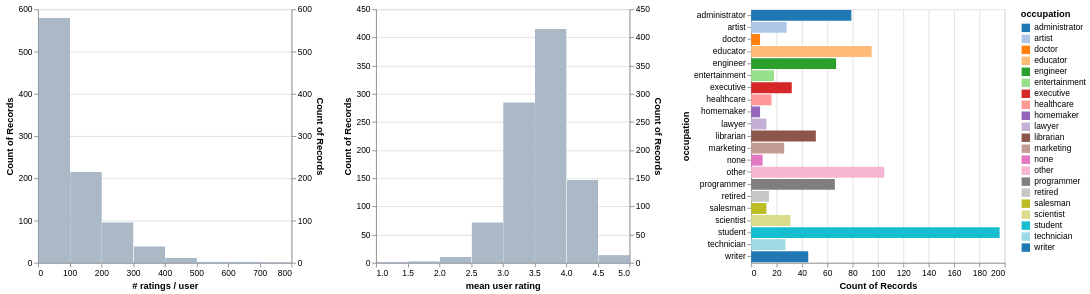

This figure's notebook cell:
### Code cell
# Membuat fiter untuk melakukan slicing data
occupation_filter = alt.selection_point(fields=['occupation'])
occupation_chart = alt.Chart(users).mark_bar().encode(
    x="count()",
    y=alt.Y("occupation:N"),
    color=alt.condition(
        occupation_filter,
        alt.Color("occupation:N", scale=alt.Scale(scheme='category20')),
        alt.value("lightgray"))
    ).properties(width=300, height=300)

#fungsi membuat histogram dari data yang sudah di fiter
def filtered_hist(field, label, filter):
  base = alt.Chart().mark_bar().encode(
      x=alt.X(field, bin=alt.Bin(maxbins=10), title=label),
      y="count()",
  ).properties(
      width=300
  )
  return alt.layer(
      base.transform_filter(filter),
      base.encode(color=alt.value("lightgray"), opacity=alt.value(0.7)),
  ).resolve_scale(y='independent')

# Aggregate ratings data to get count and mean rating per user
users_ratings = ratings.groupby('user_id').agg(
    {'rating': ['count', 'mean']}
)
users_ratings.columns = ['rating count', 'rating mean']
users_ratings = users_ratings.reset_index()
# Merge with the users DataFrame to include occupation data
users_ratings = users.merge(users_ratings, on='user_id')

# Create a chart for the count, and one for the mean.
alt.hconcat(
    filtered_hist('rating count', '# ratings / user', occupation_filter),
    filtered_hist('rating mean', 'mean user rating', occupation_filter),
    occupation_chart,
    data=users_ratings
).add_params(occupation_filter)

### Figure 1 — Vega-Lite specification as saved in the notebook (floating-point values rounded to 4 significant figures; data arrays with more than 128 entries replaced by an {"elided": "..."} marker saying what was removed)
{"config": {"view": {"continuousWidth": 300, "continuousHeight": 300}}, "hconcat": [{"layer": [{"mark": {"type": "bar"}, "encoding": {"x": {"bin": {"maxbins": 10}, "field": "rating count", "title": "# ratings / user", "type": "quantitative"}, "y": {"aggregate": "count", "type": "quantitative"}}, "name": "view_1", "transform": [{"filter": {"param": "param_1"}}]}, {"mark": {"type": "bar"}, "encoding": {"color": {"value": "lightgray"}, "opacity": {"value": 0.7}, "x": {"bin": {"maxbins": 10}, "field": "rating count", "title": "# ratings / user", "type": "quantitative"}, "y": {"aggregate": "count", "type": "quantitative"}}}], "resolve": {"scale": {"y": "independent"}}, "width": 300}, {"layer": [{"mark": {"type": "bar"}, "encoding": {"x": {"bin": {"maxbins": 10}, "field": "rating mean", "title": "mean user rating", "type": "quantitative"}, "y": {"aggregate": "count", "type": "quantitative"}}, "name": "view_2", "transform": [{"filter": {"param": "param_1"}}]}, {"mark": {"type": "bar"}, "encoding": {"color": {"value": "lightgray"}, "opacity": {"value": 0.7}, "x": {"bin": {"maxbins": 10}, "field": "rating mean", "title": "mean user rating", "type": "quantitative"}, "y": {"aggregate": "count", "type": "quantitative"}}}], "resolve": {"scale": {"y": "independent"}}, "width": 300}, {"data": {"name": "data-7afcd4a0ad8ab2714d0f417d3544e7ad"}, "mark": {"type": "bar"}, "encoding": {"color": {"condition": {"param": "param_1", "field": "occupation", "scale": {"scheme": "category20"}, "type": "nominal"}, "value": "lightgray"}, "x": {"aggregate": "count", "type": "quantitative"}, "y": {"field": "occupation", "type": "nominal"}}, "height": 300, "name": "view_3", "width": 300}], "data": {"name": "data-c09961f4bc365836e9bac7768b377f07"}, "params": [{"name": "param_1", "select": {"type": "point", "fields": ["occupation"]}, "views": ["view_1", "view_2", "view_3"]}], "$schema": "https://vega.github.io/schema/vega-lite/v5.20.1.json", "datasets": {"data-c09961f4bc365836e9bac7768b377f07": {"elided": "943 records"}, "data-7afcd4a0ad8ab2714d0f417d3544e7ad": {"elided": "943 records"}}}
